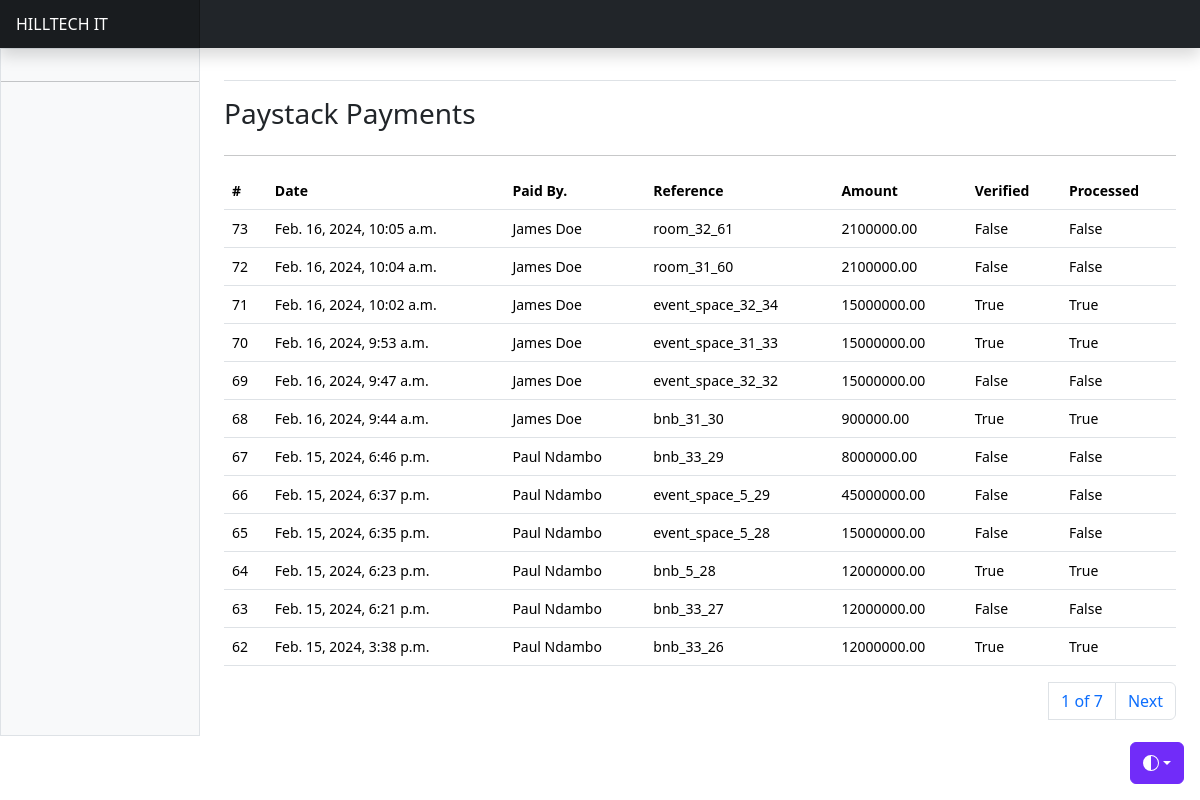
Before: /payments/paystack-payments/ with the older database file.
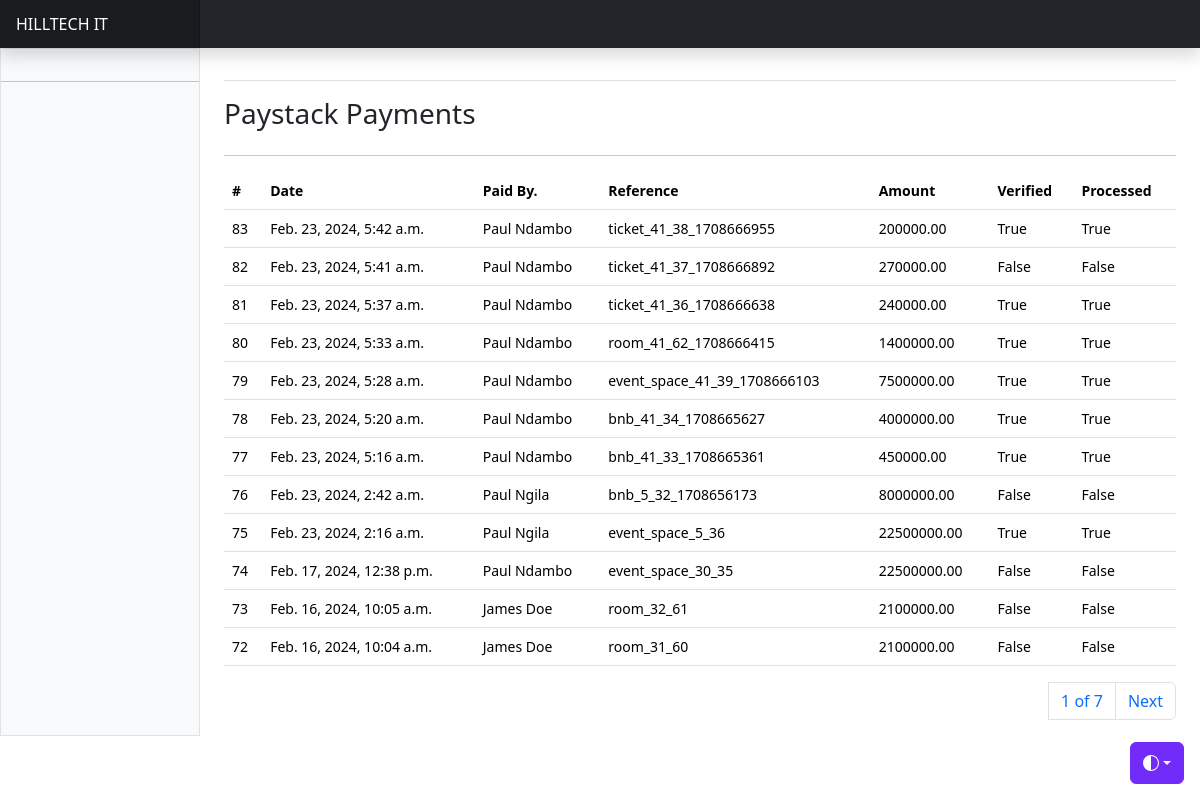
After: the same page with the newer database file.
### apps/payments/models.py (models this page shows, shortened)
class PaystackPayment(AbstractBaseModel):
    user = models.ForeignKey("users.User", on_delete=models.SET_NULL, null=True)
    payment = models.ForeignKey(Payment, on_delete=models.SET_NULL, null=True)
    reference = models.CharField(max_length=500)
    access_code = models.CharField(max_length=255)
    amount = models.DecimalField(max_digits=100, decimal_places=2)
    email = models.EmailField()
    authorization_url = models.URLField(max_length=500)
    verified = models.BooleanField(default=False)
    payment_type = models.CharField(max_length=255, null=True)
    processed = models.BooleanField(default=False)

### apps/users/models.py (models this page shows, shortened)
class User(AbstractUser, AbstractBaseModel):
    role = models.CharField(choices=ROLE_CHOICES, max_length=32, null=True)
    phone_number = models.CharField(max_length=255, null=True)
    id_number = models.CharField(max_length=255, null=True)
    gender = models.CharField(max_length=255, null=True, choices=GENDER_CHOICES)
    date_of_birth = models.DateField(null=True)
    city = models.CharField(max_length=255, null=True)
    country = models.CharField(max_length=255, null=True)
    address = models.CharField(max_length=255, null=True)
    token = models.CharField(null=True, max_length=255)
    token_expiration_date = models.DateTimeField(null=True)
    activation_date = models.DateTimeField(null=True)
    position = models.CharField(
        max_length=255, choices=STAFF_POSITION_CHOICES, null=True
    )
    address = models.CharField(max_length=255, null=True)
    business_address = models.CharField(max_length=255, null=True)
    city = models.CharField(max_length=255, null=True)
    business_city = models.CharField(max_length=255, null=True)
    country = models.CharField(max_length=255, null=True)
    business_country = models.CharField(max_length=255, null=True)
    business_name = models.CharField(max_length=255, null=True)
    business_number = models.CharField(max_length=255, null=True)
    business_email = models.EmailField(null=True)
    business_phone = models.CharField(max_length=255, null=True)
    activated = models.BooleanField(default=True)

### apps/payments/views.py (the view)
# urls.py: path("paystack-payments/", paystack_payments, name="paystack-payments"),
def paystack_payments(request):
    paystack_payments = PaystackPayment.objects.all().order_by("-created")
    paginator = Paginator(paystack_payments, 12)
    page_number = request.GET.get("page")
    page_obj = paginator.get_page(page_number)
    context = {
        "page_obj": page_obj
    }
    return render(request, "payments/paystack_payments.html", context)

### templates/payments/paystack_payments.html (shortened to what this page needs)
{% extends "base.html" %}
{% block content %}
<div class="row">
    <div class="col">
        <h3>Paystack Payments</h3>
    </div>
</div>
<hr/>
      <div class="table-responsive small">
        <table class="table">
          <thead>
            <tr>
              <th scope="col">#</th>
              <th scope="col">Date</th>
              <th scope="col">Paid By.</th>
              <th scope="col">Reference</th>
              <th scope="col">Amount</th>
              <th scope="col">Verified</th>
              <th scope="col">Processed</th>
            </tr>
          </thead>
          <tbody>
            {% for payment in page_obj %}
            <tr>
              <td>{{payment.id}}</td>
              <td>{{payment.created}}</td>
              <td>{{payment.user.first_name}} {{payment.user.last_name}}</td>
              <td>{{payment.reference}}</td>
              <td>{{payment.amount}}</td>
              <td>{{payment.verified}}</td>
              <td>{{payment.processed}}</td>
            </tr>
            {% endfor %}
          </tbody>
        </table>
        <div>
          <nav aria-label="Page navigation example">
            <ul class="pagination justify-content-end">
              <a class="page-link" href="#">{{ page_obj.number }} of {{ page_obj.paginator.num_pages }}</a>
              {% if page_obj.has_next %}
              <li class="page-item"><a class="page-link" href="?page={{ page_obj.next_page_number }}">Next</a></li>
              {% endif %}
            </ul>
          </nav>
        </div>
      </div>
{% endblock content %}

Changed rows visible on the page:
no longer on this page (row unchanged): PaystackPayment: id "71", created "Feb. 16, 2024, 10:02 a.m.", user.first_name "James", user.last_name "Doe", reference "event_space_32_34", amount "15000000.00", verified "True", processed "True"
no longer on this page (row unchanged): PaystackPayment: id "70", created "Feb. 16, 2024, 9:53 a.m.", user.first_name "James", user.last_name "Doe", reference "event_space_31_33", amount "15000000.00", verified "True", processed "True"
no longer on this page (row unchanged): PaystackPayment: id "69", created "Feb. 16, 2024, 9:47 a.m.", user.first_name "James", user.last_name "Doe", reference "event_space_32_32", amount "15000000.00", verified "False", processed "False"
no longer on this page (row unchanged): PaystackPayment: id "68", created "Feb. 16, 2024, 9:44 a.m.", user.first_name "James", user.last_name "Doe", reference "bnb_31_30", amount "900000.00", verified "True", processed "True"
no longer on this page (row unchanged): PaystackPayment: id "67", created "Feb. 15, 2024, 6:46 p.m.", user.first_name "Paul", user.last_name "Ndambo", reference "bnb_33_29", amount "8000000.00", verified "False", processed "False"
no longer on this page (row unchanged): PaystackPayment: id "66", created "Feb. 15, 2024, 6:37 p.m.", user.first_name "Paul", user.last_name "Ndambo", reference "event_space_5_29", amount "45000000.00", verified "False", processed "False"
no longer on this page (row unchanged): PaystackPayment: id "65", created "Feb. 15, 2024, 6:35 p.m.", user.first_name "Paul", user.last_name "Ndambo", reference "event_space_5_28", amount "15000000.00", verified "False", processed "False"
no longer on this page (row unchanged): PaystackPayment: id "64", created "Feb. 15, 2024, 6:23 p.m.", user.first_name "Paul", user.last_name "Ndambo", reference "bnb_5_28", amount "12000000.00", verified "True", processed "True"
no longer on this page (row unchanged): PaystackPayment: id "63", created "Feb. 15, 2024, 6:21 p.m.", user.first_name "Paul", user.last_name "Ndambo", reference "bnb_33_27", amount "12000000.00", verified "False", processed "False"
no longer on this page (row unchanged): PaystackPayment: id "62", created "Feb. 15, 2024, 3:38 p.m.", user.first_name "Paul", user.last_name "Ndambo", reference "bnb_33_26", amount "12000000.00", verified "True", processed "True"
added PaystackPayment: id "83", created "Feb. 23, 2024, 5:42 a.m.", user.first_name "Paul", user.last_name "Ndambo", reference "ticket_41_38_1708666955", amount "200000.00", verified "True", processed "True"
added PaystackPayment: id "82", created "Feb. 23, 2024, 5:41 a.m.", user.first_name "Paul", user.last_name "Ndambo", reference "ticket_41_37_1708666892", amount "270000.00", verified "False", processed "False"
added PaystackPayment: id "81", created "Feb. 23, 2024, 5:37 a.m.", user.first_name "Paul", user.last_name "Ndambo", reference "ticket_41_36_1708666638", amount "240000.00", verified "True", processed "True"
added PaystackPayment: id "80", created "Feb. 23, 2024, 5:33 a.m.", user.first_name "Paul", user.last_name "Ndambo", reference "room_41_62_1708666415", amount "1400000.00", verified "True", processed "True"
added PaystackPayment: id "79", created "Feb. 23, 2024, 5:28 a.m.", user.first_name "Paul", user.last_name "Ndambo", reference "event_space_41_39_1708666103", amount "7500000.00", verified "True", processed "True"
added PaystackPayment: id "78", created "Feb. 23, 2024, 5:20 a.m.", user.first_name "Paul", user.last_name "Ndambo", reference "bnb_41_34_1708665627", amount "4000000.00", verified "True", processed "True"
added PaystackPayment: id "77", created "Feb. 23, 2024, 5:16 a.m.", user.first_name "Paul", user.last_name "Ndambo", reference "bnb_41_33_1708665361", amount "450000.00", verified "True", processed "True"
added PaystackPayment: id "76", created "Feb. 23, 2024, 2:42 a.m.", user.first_name "Paul", user.last_name "Ngila", reference "bnb_5_32_1708656173", amount "8000000.00", verified "False", processed "False"
added PaystackPayment: id "75", created "Feb. 23, 2024, 2:16 a.m.", user.first_name "Paul", user.last_name "Ngila", reference "event_space_5_36", amount "22500000.00", verified "True", processed "True"
added PaystackPayment: id "74", created "Feb. 17, 2024, 12:38 p.m.", user.first_name "Paul", user.last_name "Ndambo", reference "event_space_30_35", amount "22500000.00", verified "False", processed "False"
